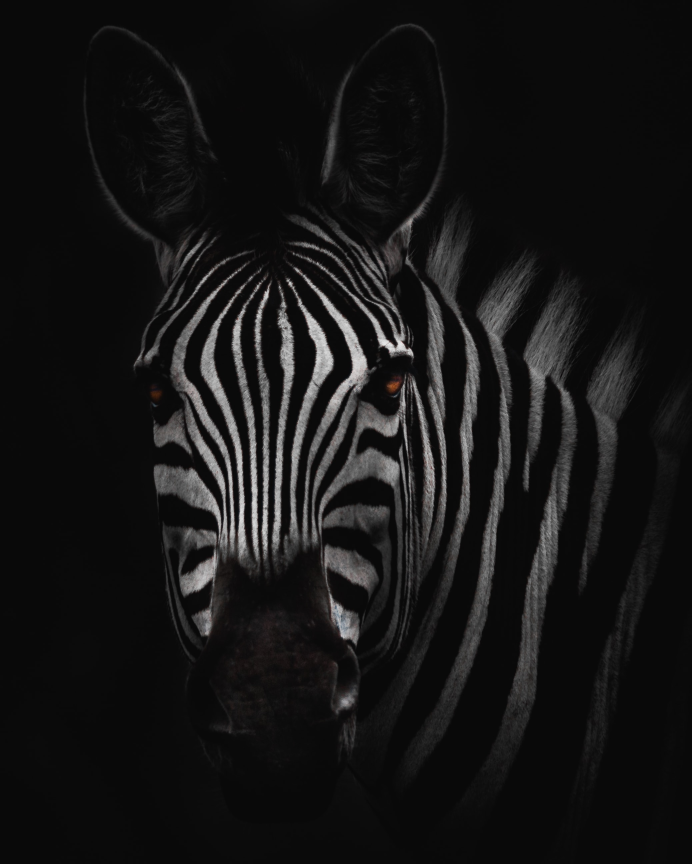
#> input picture imgs/zebra.jpg, 2074 x 2592 px (shown at 1/3 size)
$ python main.py   (older library calls are emulated)
#> lines starting #> are read from the running program, lines starting #| are printed output that depends on the picture
#> further down, img is the input picture: PIL image 2074x2592 RGB; mean R, G, B 21.8, 21.4, 21.4
### utils.py
import numpy as np
from PIL import Image

# [39 lines left out: functions get_default_image_I, get_default_image_II, get_default_image_III, get_default_image, not called in this run]

def resize_img(img, target_width=500):
#> called with target_width = 500
    new_height = int((float(img.size[1]) * float((target_width / float(img.size[0])))))
#> new_height = 624
    return img.resize((target_width, new_height), Image.ANTIALIAS)
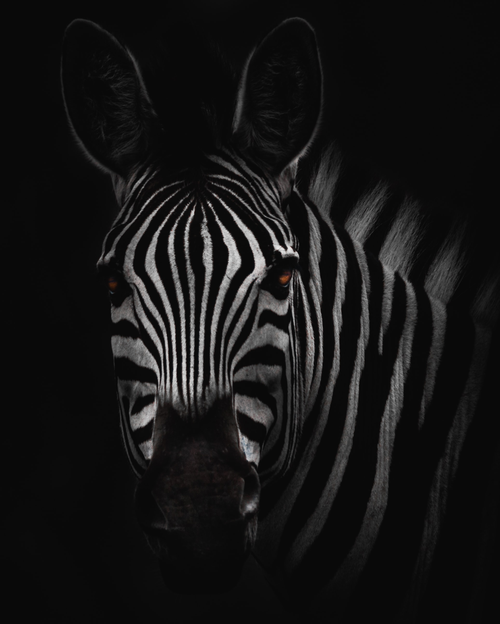
#> returned value: PIL image 500x624 RGB; mean R, G, B 21.7, 21.4, 21.4

### main.py
import numpy as np
import matplotlib.pyplot as plt
from itertools import product
from PIL import Image, ImageOps
from mpl_toolkits.mplot3d import Axes3D
from utils import get_default_image, resize_img


def plot_img_in_three_dimensions(img=None, img_out_path=None, color=True, scaling_factor=1):
#> called with img_out_path = 'imgs/zebra.jpg', color = True, scaling_factor = 1
    if img == None:
        img = get_default_image()

    img_gray = ImageOps.grayscale(img)

    img = np.asarray(img)
    img_gray = np.asarray(img_gray)

    print("Base-image shape:", img.shape, "Gray-image shape:", img_gray.shape)
#| Base-image shape: (624, 500, 3) Gray-image shape: (624, 500)
    assert img.shape[:2] == img_gray.shape

    h, w = img.shape[:2]
#> h = 624; w = 500
    print("Number of pixels:", h * w)
#| Number of pixels: 312000

    img_gray_flat = img_gray.ravel()

    pixel_positions = np.array(list(product(range(h), range(w)))) * scaling_factor

    # assert matching vector sizes
    assert img_gray_flat.shape[0] == pixel_positions.shape[0]

    fig = plt.figure(figsize=(15, 15*(h/w)))
    ax = plt.axes(projection='3d')
    ax.set_title('3d image')
    ax.view_init(elev=90., azim=0)
    ax.grid(False)
    # rescaling plot axes to match image aspect ratio
    ax.get_proj = lambda: np.dot(Axes3D.get_proj(ax), np.diag([1*(h/w), 1, 1, 1]))

    ax.scatter(
        xs=pixel_positions[:,0],
        ys=pixel_positions[:,1],
        zs=img_gray_flat,
        s=0.1,
        c=img.reshape((h*w, img.shape[2])) / 255.0 if color else img_gray_flat,
        cmap='color' if color else 'gray',
        alpha=0.5
    )

    if img_out_path:
        fig.savefig(str.split(img_out_path, ".")[0] + "_3d_img.png")
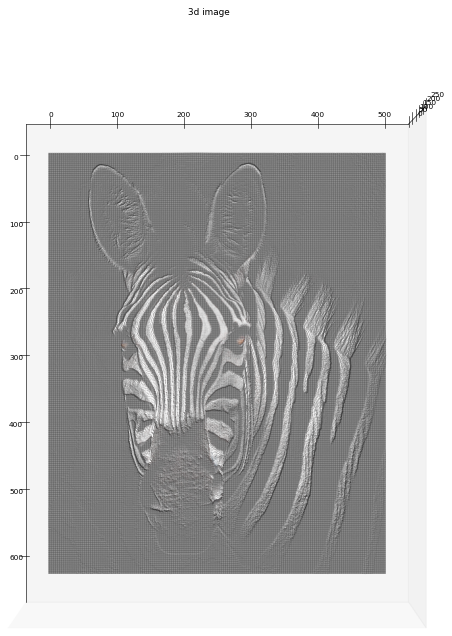
#> figure drawn by matplotlib, 1 panel

    plt.show()


if __name__ == "__main__":

    # set your own image path or name here
    # otherwise you can use one of sample images:
    # zebra.jpg - forest_and_sea.jpg - moon.jpg - door.jpg
    img_path = "imgs/"
    img_name = "zebra.jpg"#"forest_and_sea.jpg"#"moon.jpg"#"door.jpg"

    img = Image.open(img_path + img_name)

    # if the input image is too big, it may be a
    # good idea to shrink the image in order
    # to improve performance
    if any(dimension > 500 for dimension in img.size):
        img = resize_img(img, target_width=500)

    # when passing no image, a default image will be created and plotted
    plot_img_in_three_dimensions(img, img_out_path=img_path + img_name)
